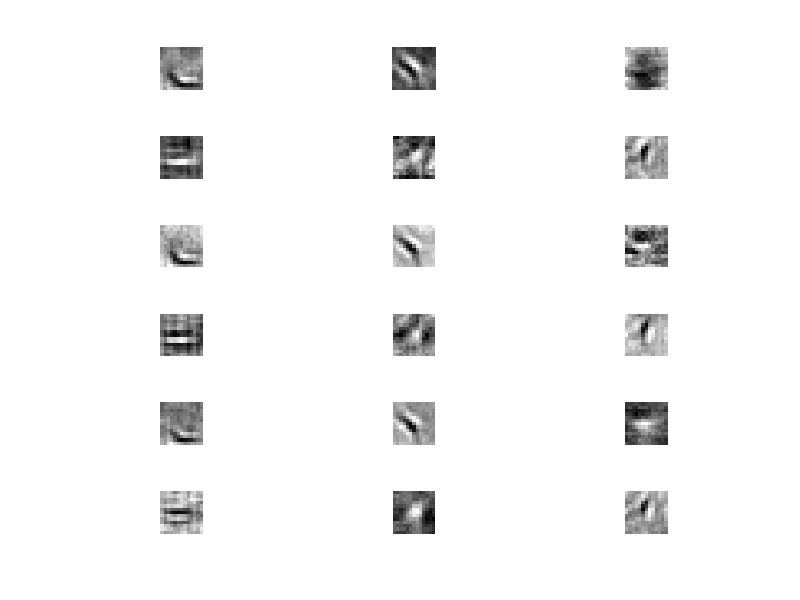

Write MATLAB code to recreate this figure. (Note: this script raises an error after producing the figure.)
load exp3_noproj.mat
layer = 1;

if layer == 1
  W = conv1_weights;
elseif layer == 2
  W = conv2_weights;
end

clf;
sz = size(W);
for i = 1:prod(sz(1:2))
  subplot(sz(1),sz(2),i);
  [i1,i2] = ind2sub(sz(1:2),i);
  imagesc(squeeze(W(i1,i2,:,:)));
  set(gca,'xtick',[],'ytick',[]);
  colormap gray; axis equal; axis off;
end

export_fig experiment3_plot1_noproj.png

%%
load exp3_proj.mat
layer = 1;

if layer == 1
  W = conv1_weights;
elseif layer == 2
  W = conv2_weights;
end

clf;
sz = size(W);
for i = 1:prod(sz(1:2))
  subplot(sz(1),sz(2),i);
  [i1,i2] = ind2sub(sz(1:2),i);
  imagesc(squeeze(W(i1,i2,:,:)));
  set(gca,'xtick',[],'ytick',[]);
  colormap gray; axis equal; axis off;
end

export_fig experiment3_plot1_proj.png

%%
load exp3_noproj.mat
c1_np = coeff_1;
c2_np = coeff_2;
c3_np = coeff_3;
load exp3_proj.mat
c1_p = coeff_1;
c2_p = coeff_2;
c3_p = coeff_3;

clf;
cols = cbrewer('qual','Set1',5);
subplot(231); stem(c1_np,'color',cols(2,:));
subplot(232); stem(c2_np,'color',cols(2,:));
title('Weights projected onto 2D DCT basis, standard CNN','interpreter','latex');
subplot(233); stem(c3_np,'color',cols(2,:));
subplot(234); stem(c1_p,'color',cols(1,:)); 
subplot(235); stem(c2_p,'color',cols(1,:));
title('Weights projected onto 2D DCT basis, subspace-constrained CNN','interpreter','latex');
subplot(236); stem(c3_p,'color',cols(1,:));
for i = 1:6
  subplot(2,3,i);
  axis([1 13*13 -1 1]);
  set(gca,'xtick',1:39:13*13,'ytick',-1:1/2:1,'xticklabel',[],'yticklabel',[],'fontsize',18);
  grid on;
end

export_fig experiment3_plot2.pdf
